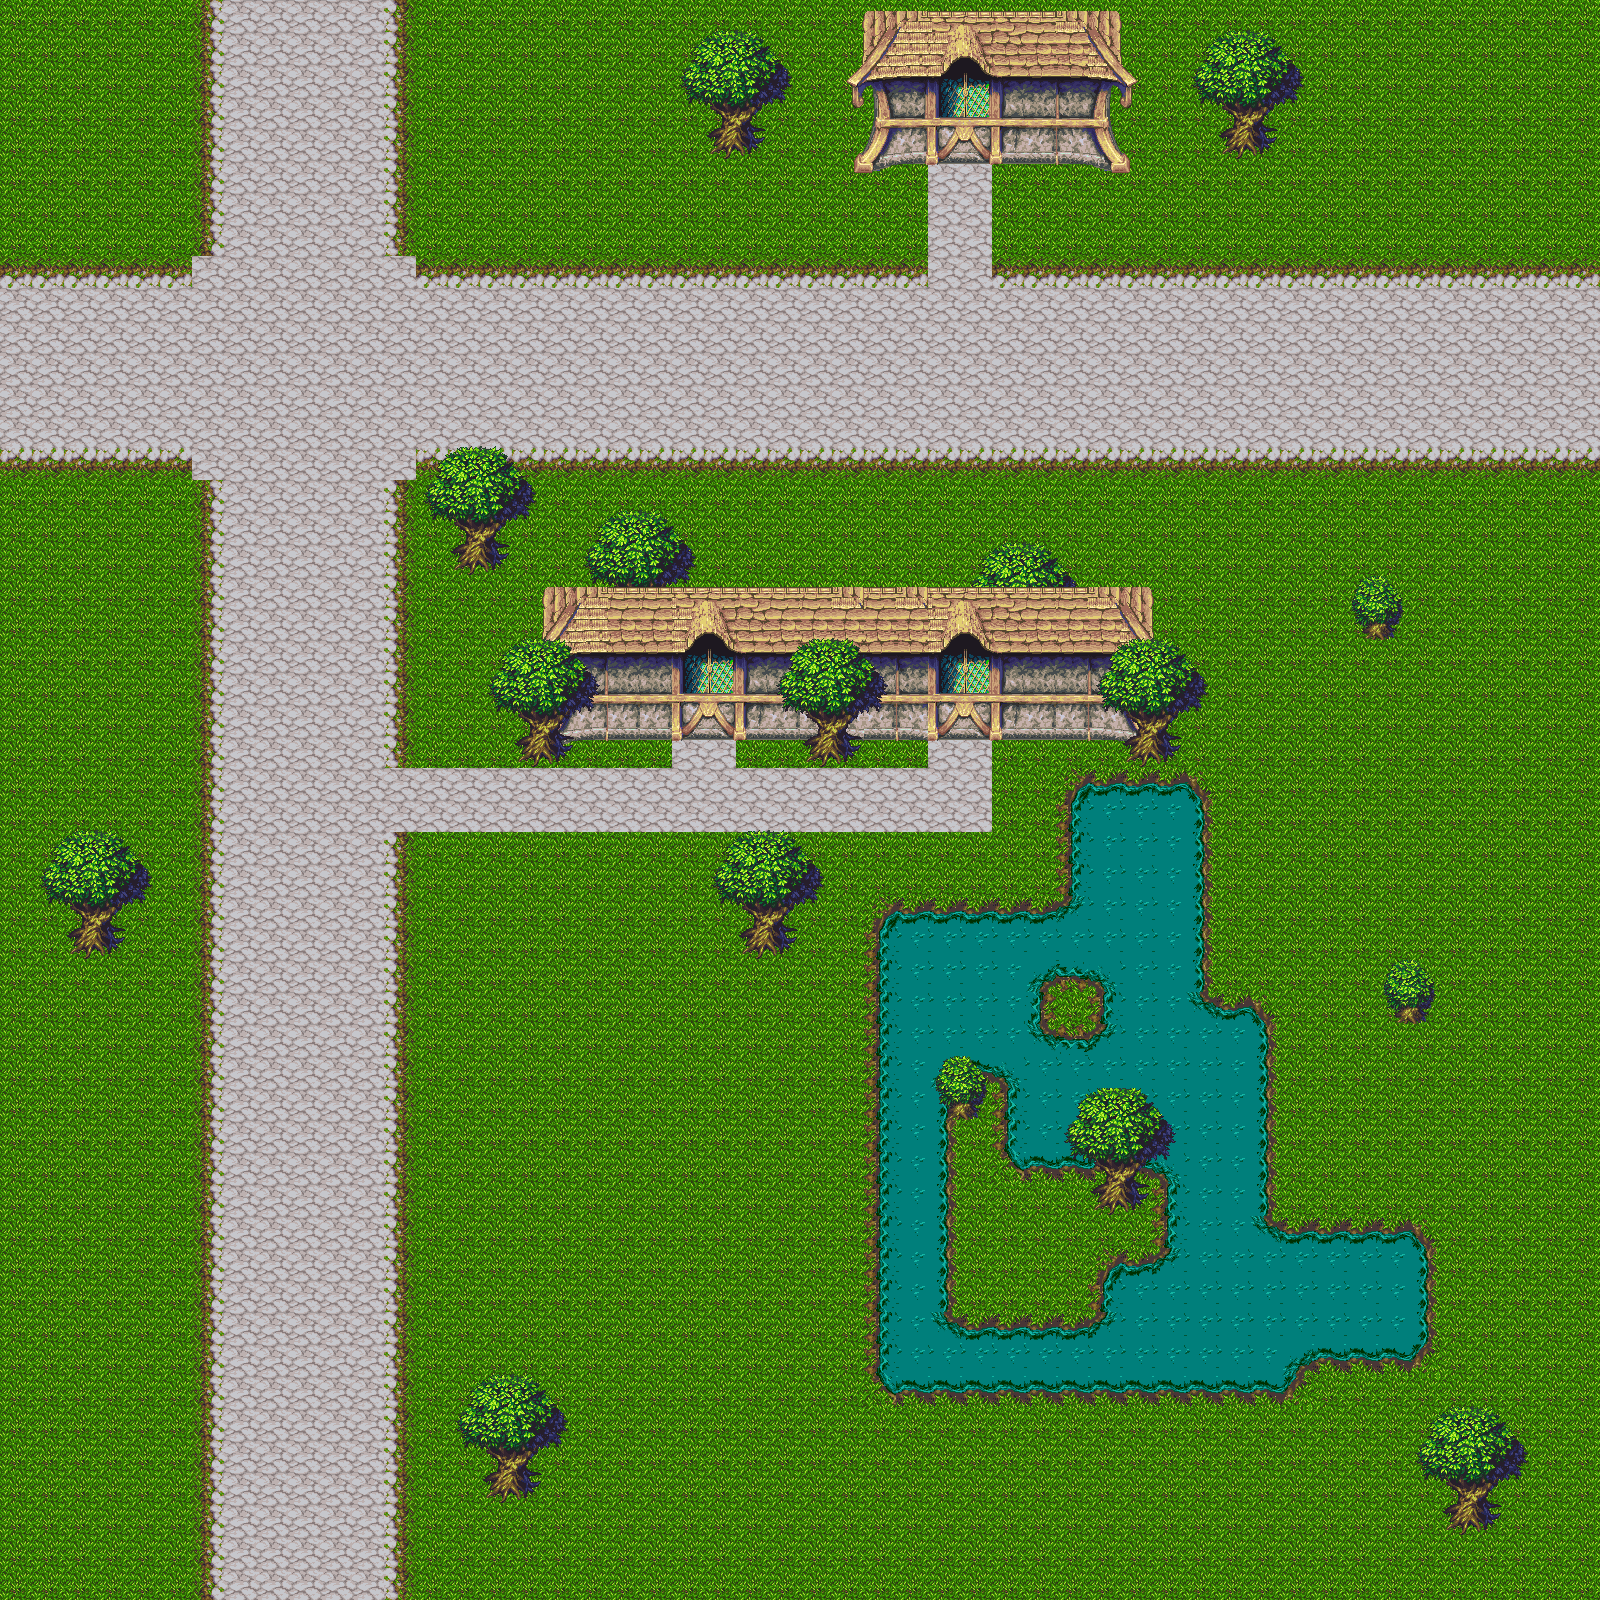

Tiled map render using the project's own tile images. Description and the map definition, with tile-layer contents summarised, below:
An orthogonal 50x50 tile map with 32x32 px tiles, 4 tile layers (Background, Trees1, Buildings, Trees2) and 1 object (SpawnPoint).

<map version="1.0" tiledversion="1.1.4" orientation="orthogonal" renderorder="right-down" width="50" height="50" tilewidth="32" tileheight="32" infinite="0" nextobjectid="14">
 <tileset firstgid="1" source="wood_tileset.tsx" />
 <layer name="Background" width="50" height="50">
  <data>[2500 cells, 2500 non-empty, 16 distinct tile ids]</data>
 </layer>
 <objectgroup name="Object-Player">
  <object id="13" name="SpawnPoint" x="456" y="933.333" width="156" height="152" />
 </objectgroup>
 <layer name="Trees1" width="50" height="50">
  <data>[2500 cells, 208 non-empty, 24 distinct tile ids]</data>
 </layer>
 <layer name="Buildings" width="50" height="50">
  <data>[2500 cells, 194 non-empty, 67 distinct tile ids]</data>
 </layer>
 <layer name="Trees2" width="50" height="50">
  <data>[2500 cells, 60 non-empty, 20 distinct tile ids]</data>
 </layer>
</map>
